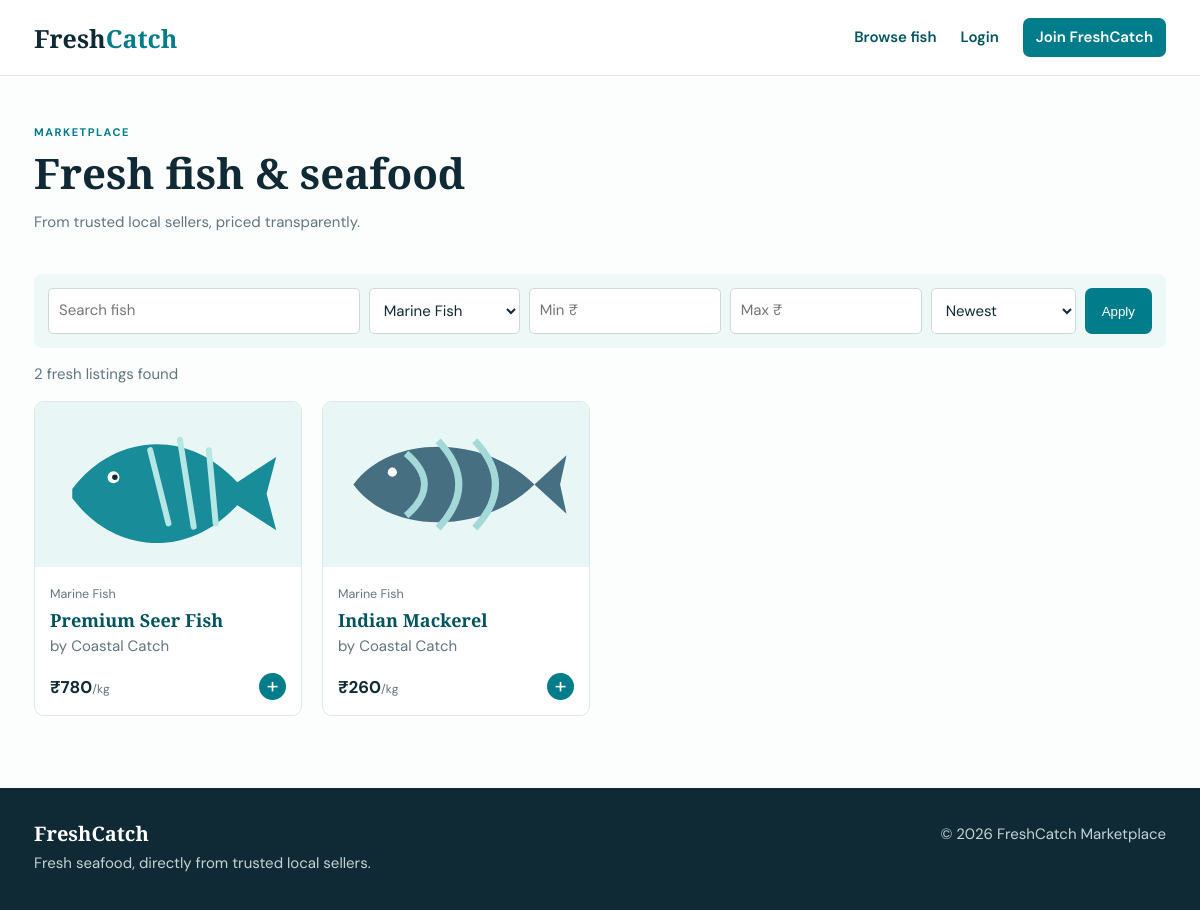
The app's page /products.php?category=2 with its own data.
### tables this page shows
CREATE TABLE products (
 id INT UNSIGNED AUTO_INCREMENT PRIMARY KEY, seller_id INT UNSIGNED NOT NULL, category_id INT UNSIGNED NOT NULL, name VARCHAR(140) NOT NULL,
 description TEXT NOT NULL, image_path VARCHAR(255), price DECIMAL(10,2) NOT NULL, stock DECIMAL(10,2) NOT NULL DEFAULT 0,
 min_quantity DECIMAL(10,2) NOT NULL DEFAULT 1, freshness_info VARCHAR(180), is_available TINYINT(1) DEFAULT 1,
 created_at TIMESTAMP DEFAULT CURRENT_TIMESTAMP, updated_at TIMESTAMP DEFAULT CURRENT_TIMESTAMP ON UPDATE CURRENT_TIMESTAMP,
 FOREIGN KEY(seller_id) REFERENCES seller_profiles(id) ON DELETE CASCADE, FOREIGN KEY(category_id) REFERENCES categories(id), INDEX(category_id), INDEX(seller_id), INDEX(price)
);

CREATE TABLE categories (id INT UNSIGNED AUTO_INCREMENT PRIMARY KEY, name VARCHAR(80) NOT NULL UNIQUE, description VARCHAR(255), is_active TINYINT(1) DEFAULT 1, created_at TIMESTAMP DEFAULT CURRENT_TIMESTAMP);

CREATE TABLE seller_profiles (
 id INT UNSIGNED AUTO_INCREMENT PRIMARY KEY, user_id INT UNSIGNED NOT NULL UNIQUE, shop_name VARCHAR(120) NOT NULL,
 description TEXT, location VARCHAR(150), approval_status ENUM('pending','approved','rejected') NOT NULL DEFAULT 'pending',
 approved_at DATETIME NULL, FOREIGN KEY(user_id) REFERENCES users(id) ON DELETE CASCADE
);

### includes/functions.php (called while the page is built, shortened)
<?php require_once __DIR__.'/db.php';
function e($v): string { return htmlspecialchars((string)$v, ENT_QUOTES, 'UTF-8'); }
function url($path=''): string { return BASE_URL . '/' . ltrim($path,'/'); }

### includes/db.php (called while the page is built)
<?php require_once __DIR__.'/config.php';
function db(): PDO { static $pdo; if (!$pdo) { $pdo=new PDO('mysql:host='.DB_HOST.';dbname='.DB_NAME.';charset=utf8mb4',DB_USER,DB_PASS,[PDO::ATTR_ERRMODE=>PDO::ERRMODE_EXCEPTION,PDO::ATTR_DEFAULT_FETCH_MODE=>PDO::FETCH_ASSOC]); } return $pdo; }

### products.php (the view, shortened to what this page needs)
<?php $pageTitle='Browse fresh fish';require 'includes/header.php'; $q=trim($_GET['q']??'');$category=(int)($_GET['category']??0);$min=$_GET['min']??'';$max=$_GET['max']??'';$sort=$_GET['sort']??'new';
$where=["p.is_available=1","sp.approval_status='approved'"];$args=[];if($category){$where[]='p.category_id=?';$args[]=$category;}$orders=['low'=>'p.price ASC','high'=>'p.price DESC','new'=>'p.created_at DESC'];
$sql='SELECT p.*,sp.shop_name,c.name category FROM products p JOIN seller_profiles sp ON p.seller_id=sp.id JOIN categories c ON p.category_id=c.id WHERE '.implode(' AND ',$where).' ORDER BY '.($orders[$sort] ?? $orders['new']);$s=db()->prepare($sql);$s->execute($args);$products=$s->fetchAll();$cats=db()->query('SELECT * FROM categories WHERE is_active=1 ORDER BY name')->fetchAll();?>
<div class="page-title"><p class="eyebrow">MARKETPLACE</p><h1>Fresh fish & seafood</h1><p>From trusted local sellers, priced transparently.</p></div><form class="filters" method="get"><input name="q" value="<?=e($q)?>" placeholder="Search fish"><select name="category"><option value="">All categories</option><?php foreach($cats as $c):?><option value="<?=$c['id']?>" <?=$category===$c['id']?'selected':''?>><?=e($c['name'])?></option><?php endforeach;?></select><input type="number" name="min" min="0" value="<?=e($min)?>" placeholder="Min ₹"><input type="number" name="max" min="0" value="<?=e($max)?>" placeholder="Max ₹"><select name="sort"><option value="new">Newest</option><option value="low" <?=$sort==='low'?'selected':''?>>Price: low first</option><option value="high" <?=$sort==='high'?'selected':''?>>Price: high first</option></select><button>Apply</button></form>
<p class="result-count"><?=count($products)?> fresh listings found</p><section class="product-grid"><?php foreach($products as $p):require 'includes/product-card.php';endforeach;?></section><?php if(!$products):?><div class="empty">🐟<h2>No catch matches your filters.</h2><a href="products.php">Clear filters</a></div><?php endif; require 'includes/footer.php'; ?>

### includes/product-card.php
<article class="product-card"><a class="product-image" href="product.php?id=<?=$p['id']?>"><?php if($p['image_path']):?><img src="<?=url($p['image_path'])?>" alt="<?=e($p['name'])?>"><?php else:?><span>🐟</span><?php endif;?></a><div class="product-body"><small><?=e($p['category']??'Fresh seafood')?></small><h3><a href="product.php?id=<?=$p['id']?>"><?=e($p['name'])?></a></h3><p class="seller">by <?=e($p['shop_name']??'FreshCatch seller')?></p><div class="price-row"><strong>₹<?=number_format($p['price'],0)?><i>/kg</i></strong><a class="round" href="product.php?id=<?=$p['id']?>">+</a></div></div></article>

### assets/css/style.css (style rules this page uses)
:root { --ink:#102a35;--muted:#617581;--sea:#007c8b;--deep:#00545f;--foam:#eef8f7;--coral:#f2634c;--line:#dbe8e7;--white:#fff }
* { box-sizing:border-box }
body { margin:0;color:var(--ink);font:15px/1.55 'DM Sans',sans-serif;background:#fcfefd }
a { color:var(--deep);text-decoration:none }
button,.button { border:0;background:var(--sea);color:white;padding:11px 17px;border-radius:7px;font:600 14px inherit;cursor:pointer;display:inline-block }
.eyebrow { font-size:11px;font-weight:700;letter-spacing:1.5px;color:var(--sea);margin:0 0 9px }
.hero h1,h1,h2 { font-family:'Playfair Display';line-height:1.1 }
.product-grid { display:grid;grid-template-columns:repeat(4,1fr);gap:20px }
.product-card { border:1px solid var(--line);background:#fff;border-radius:10px;overflow:hidden }
.product-image { height:165px;background:var(--foam);display:grid;place-items:center;font-size:56px }
.product-image img,.thumb img,.detail-image img { width:100%;height:100%;object-fit:cover }
.product-body { padding:15px }
.product-body small,.seller { color:var(--muted);margin:0 }
.product-body h3 { font:600 18px 'Playfair Display';margin:3px 0 }
.price-row { display:flex;justify-content:space-between;align-items:center;margin-top:15px }
.price-row strong { font-size:17px }
.price-row i { font-style:normal;font-weight:400;color:var(--muted);font-size:12px }
.round { background:var(--sea);color:#fff;border-radius:50%;width:27px;height:27px;text-align:center;font-size:22px;line-height:25px }
.page-title { padding:48px 0 25px }
.page-title h1 { font-size:42px;margin:0 }
.page-title>p:not(.eyebrow) { color:var(--muted) }
.filters { display:flex;gap:9px;padding:14px;background:var(--foam);border-radius:8px }
.filters input,.filters select,input,textarea,select { padding:10px;border:1px solid #cadbd9;border-radius:5px;background:#fff;font:inherit;color:var(--ink) }
.filters input:first-child { flex:1 }
.result-count { color:var(--muted) }

### records on screen
products: image_path (picture), category.name "Marine Fish", name "Premium Seer Fish", seller.shop_name "Coastal Catch", price "780"
products: image_path (picture), category.name "Marine Fish", name "Indian Mackerel", seller.shop_name "Coastal Catch", price "260"

### other values on screen
count($products) "2"
form field category "Marine Fish"
